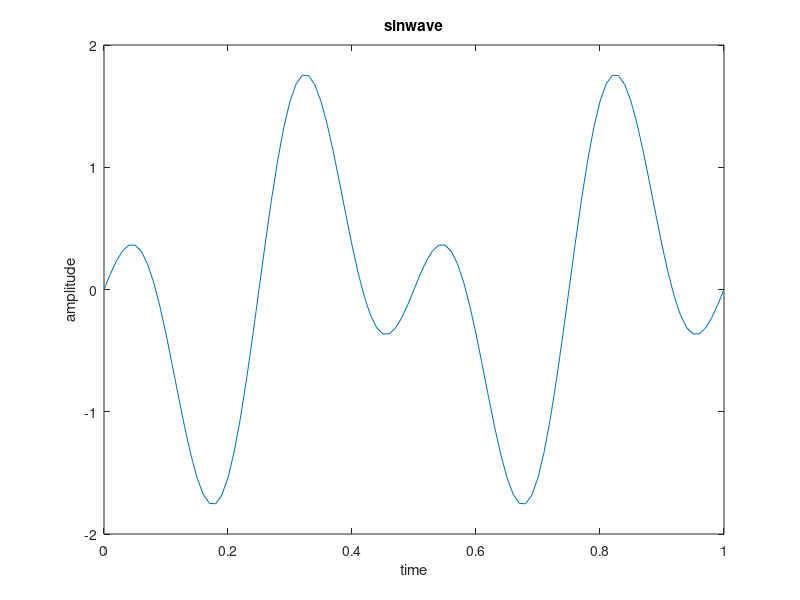

Write MATLAB code to recreate this figure.
clc
clear all
close all
t=0:0.01:1
F1=4
F2=2
x1=sin(2*pi*F1*t)
x2=sin(2*pi*F2*t)
x=x1-x2
plot(t,x)
xlabel("time")
ylabel("amplitude")
title("sinwave")